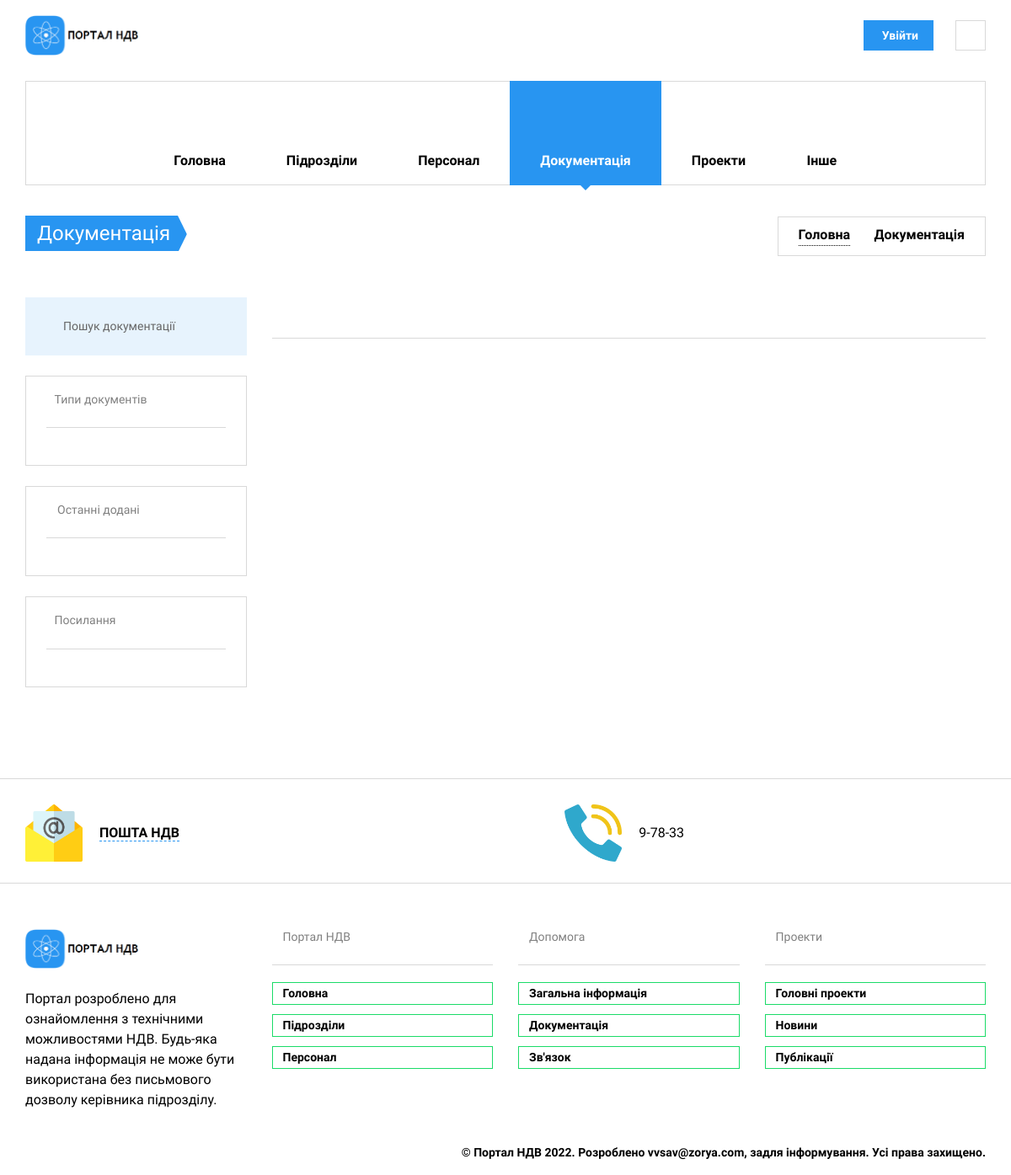
The page /documents/docs/ on the database as committed earlier.
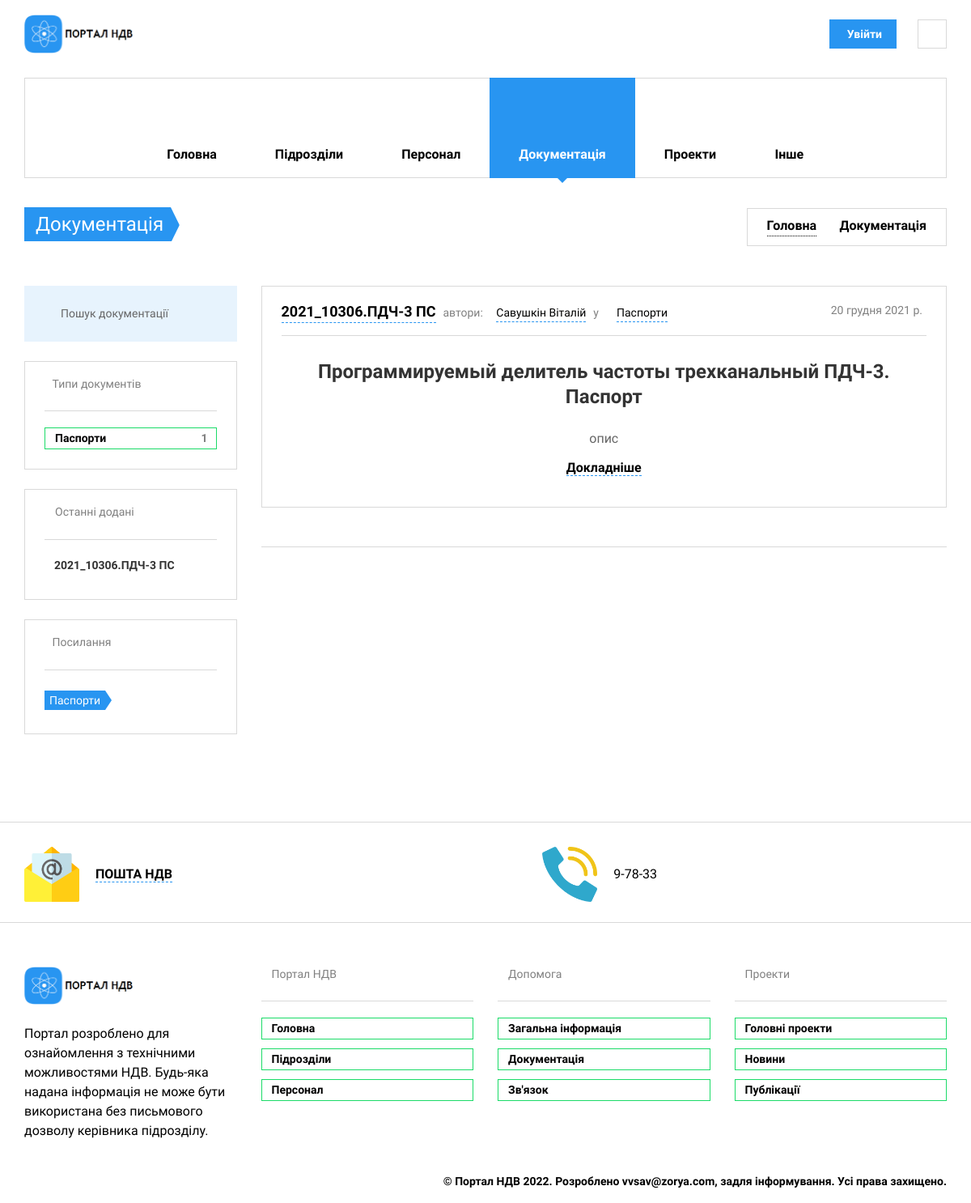
The same page on the database as committed later.
### documents/models.py (models this page shows, shortened)
class Documents(models.Model):
    CHOICES_DOC_TYPE = (
        ("M", "Методики"), ("P", "Паспорти"), ("KE", "Керівництва з експлуатації"), ("TD", "Техничні довідки"),
        ("ZT", "Технічні звіти"), ("TI", "Технологічні інструкції"), ("I", "Інше"), (None, "Тип"))
    CHOICES_STATUS = (("Р", "Розробка"), ("У", "Узгодження"), ("В", "Впроваджено"), (None, "Статус"))
    year = models.CharField(max_length=4, help_text="Введіть рік випуску",
                            verbose_name="Рік випуску", null=True)
    number = models.CharField(max_length=20, help_text="Введіть номер документу",
                              verbose_name="Номер документа", null=True)
    name = models.CharField(max_length=500, help_text="Введіть назву документу",
                            verbose_name="Назва документа")
    description = models.TextField(max_length=5000, help_text='Введіть короткий опис документа (мета)',
                                   verbose_name='Опис документа', null=True)
    slug = models.SlugField(max_length=500, unique=True, verbose_name='URL', db_index=True)
    div = models.ForeignKey(Divisions, on_delete=models.SET_NULL, null=True, verbose_name='Назва підрозділу',
                            related_name='div')
    author = models.ManyToManyField(Staff, verbose_name='Автор', help_text="Оберіть автора/авторів документу",
                                    related_name='authors')
    type = models.CharField(max_length=50, help_text="Оберіть тип документу",
                            verbose_name="Тип документу", choices=CHOICES_DOC_TYPE)
    status = models.CharField(max_length=50, help_text="Поточний статус документу",
                              verbose_name="Статус документу", choices=CHOICES_STATUS)
    def directory_path(instance, filename):
        return f'archives/{instance.div.slug}/{instance.type}/{filename}'
    doc = models.FileField(upload_to=directory_path)
    release_date = models.DateField(help_text="Введіть дату впровадження", verbose_name="Дата впровадження",
                                    blank=True, null=True)
    objects = models.Manager()
    def display_author(self):
        return ', '.join([self.staff.fio.split()[0] for self.staff in self.author.all()])
    display_author.short_description = 'Автори'
    def file_load(self):
        self.doc.upload_to = f'archives/{self.div.slug}/{self.type}/'
        return self.doc.upload_to
    file_load.short_description = 'Розташування файлу'
    class Meta:
        verbose_name = 'Документація'
        verbose_name_plural = 'Документація'
        ordering = ['-release_date']

### nio_app/models.py (models this page shows, shortened)
class Staff(models.Model):
    fio = models.CharField(max_length=100, help_text='не більше ніж 100 символів',
                           verbose_name='ПІБ')
    slug = models.SlugField(max_length=100, unique=True, verbose_name='URL', db_index=True)
    div = models.ForeignKey(Divisions, on_delete=models.SET_NULL, verbose_name='Підрозділ', null=True)
    tabel = models.CharField(max_length=5, help_text='не більше ніж 5 символів', verbose_name='Табельный номер',
                             unique=True)
    prof = models.CharField(max_length=100, help_text='не більше ніж 100 символів',
                            verbose_name='Посада')
    oklad = models.IntegerField(verbose_name='Оклад')
    birthday = models.DateField(verbose_name="Дата народження", blank=True)
    phone = models.CharField(max_length=18, help_text='формат +38(ХХХ)-ХХХ-ХХ-ХХ',
                             verbose_name='Номер телефону')
    adress = models.CharField(max_length=100, help_text='формат пр/вул/провулок ХХХХХ д.ХХ кв.ХХ',
                              verbose_name='Домашня адреса')
    photo = models.ImageField(upload_to="workers_foto/", verbose_name="Фото")
    objects = models.Manager()
    class Meta:
        verbose_name = 'Персонал'
        verbose_name_plural = 'Персонал'
        ordering = ['fio']

### documents/views.py (the view)
# urls.py: path('docs/', DocsList.as_view(), name='docs'),
class DocsList(ListView, PortalMixin):
    model = Documents
    template_name = 'documents/docs.html'
    paginate_by = 4
    def get_context_data(self, *, object_list=None, **kwargs):
        context = super().get_context_data(object_list=None, **kwargs)
        context['docs_all'] = Documents.objects.only('year', 'slug', 'number')
        """використання PortalMixin"""
        self.divisions = Divisions.objects.only('abr', 'slug')
        mixin_context = self.get_user_context()
        return dict(list(context.items()) + list(mixin_context.items()))

### nio_app/utilits.py (called while the page is built)
    def docs_name(self):
        doc = (
            ("M", "Методики"), ("P", "Паспорти"), ("KE", "Керівництва з експлуатації"), ("TD", "Техничні довідки"),
            ("ZT", "Технічні звіти"), ("TI", "Технологічні інструкції"), ("I", "Інше"))
        docs_type = Documents.objects.values('type').annotate(Count('type'))
        dt = []
        for i in doc:
            for t in docs_type:
                if t['type'] in i:
                    add = [i[0], i[1], t['type__count']]
                    dt.append(add)
                else:
                    continue
        return dt

    def get_user_context(self, **kwargs):
        context = kwargs
        context['divisions'] = self.divisions
        context['dt'] = self.docs_name()
        context['projects'] = Projects.objects.only('name')
        context['page'] = ''
        return context

### documents/templates/documents/docs.html (shortened to what this page needs)
{% extends 'nio_app/base_portal.html' %}
{% load static %}
{% block main %}
<li class="menu-item-has-children">
  {% endblock main %}
  {% block divs %}
<li class="menu-item-has-children">
  {% endblock divs %}
  {% block staff %}
<li class="menu-item-has-children">
  {% endblock staff %}
  {% block docs %}
<li class="menu-item-has-children current-menu-item">
  {% endblock docs %}
  {% block projects %}
<li class="menu-item-has-children">
  {% endblock projects %}
  {% block other %}
<li class="menu-item-has-children">
  {% endblock other %}
{% block content %}
<section class="page-title">
  <div class="container">
    <div class="inner">
      <div class="column">
        <div class="title">
          <a href="{% url 'documents:docs' %}">
          <h1>Документація</h1>
          </a>
        </div>
      </div>
      <div class="column">
        <div class="breadcrumbs">
          <a href="{% url 'nio_app:index_portal' %}">Головна</a>
          <span class="delimiter"><i class="icon-arrow-right"></i></span>
          <span>Документація</span>
        </div>
      </div>
    </div>
  </div>
</section>
<section class="container">
  <div class="row">
    <div class="col-lg-9 col-md-8 col-lg-push-3 col-md-push-4">
      {% for d in object_list %}
      <section class="post-item">
        <div class="post-body">
          <div class="post-meta">
            <div class="column">
              <span><a href="{% url 'documents:doc_single' d.slug %}" style="font-size: 18px">
                <strong>{{ d.year }}_{{ d.number }}</strong></a>
              </span>
              <span>
                  автори:
                {% for a in d.author.all %}
                <i class="icon-head"></i>
               <a href="{% url 'nio_app:staff_single' a.slug %}">
                    {{ a.fio }}</a>
                {% endfor %}
              </span>
              <span>у</span>
              <span>
                <i class="icon-ribbon"></i>
                <a href="{% url 'documents:docs_type' d.type %}">{{ d.get_type_display }}</a>
              </span>
            </div>
            <div class="column"><span>{{ d.release_date }}</span></div>
          </div>
          <a href="{% url 'documents:doc_single' d.slug %}" class="post-title">
            <h3>{{ d.name }}</h3>
          </a>
          <p>{{ d.description|safe|truncatewords:25 }}</p>
          <a href="{% url 'documents:doc_single' d.slug %}">Докладніше</a>
        </div>
      </section>
      {% endfor %}
        {% include 'nio_app/include/pagination.html' %}
    </div>
        {% include 'documents/include/sidebar_docs.html' %}
  </div>
</section>
{% endblock content %}

### documents/templates/documents/include/sidebar_docs.html (shortened to what this page needs)
{% load static %}
<div class="col-lg-3 col-md-4 col-lg-pull-9 col-md-pull-8">
    <aside class="sidebar">
        <section class="widget widget_search">
            <form method="get" class="search-box" action="{% url 'documents:search_docs' %}">
                <input type="text" class="form-control" name="search_docs" placeholder="Пошук документації">
            <button type="submit"><i class="icon-search"></i></button>
            </form>
        </section>
        <section class="widget widget_categories">
            <h3 class="widget-title"><i class="icon-ribbon"></i>Типи документів
            </h3>
            <ul>{% for d in dt %}
                <li><a href="{% url 'documents:docs_type' d.0 %}">{{ d.1 }}<span>{{ d.2 }}</span></a>
                </li>
                {% endfor %}
            </ul>
        </section>
        <section class="widget widget_recent_posts">
            <h3 class="widget-title"><i class="icon-paper"></i>
                Останні додані
            </h3>
            {% for d in docs_all|slice:":7" %}
            <div class="item" style="margin-bottom: 6px">
                <div class="info">
                    <h4><a href="{% url 'documents:doc_single' d.slug %}">{{ d.year }}_{{ d.number }}</a></h4>
                </div>
            </div>
            {% endfor %}
        </section>
        <section class="widget widget_tag_cloud">
            <h3 class="widget-title"><i class="icon-tag"></i>Посилання
            </h3>
            {% for d in dt %}
            <a href="{% url 'documents:docs_type' d.0 %}">{{ d.1 }}</a>
            {% endfor %}
        </section>
    </aside>
</div>

Rows that differ between the two databases and show on the page:
added Documents: year "2021", number "10306.ПДЧ-3 ПС", type "Паспорти", release_date "20 грудня 2021 р.", name "Программируемый делитель частоты трехканальный ПДЧ-3. Паспорт", description "опис"
now on this page (row unchanged): Staff: fio "Савушкін Віталій"
Other text that changed with them:
new list line: "Паспорти 1"
new list line: "Паспорти"
